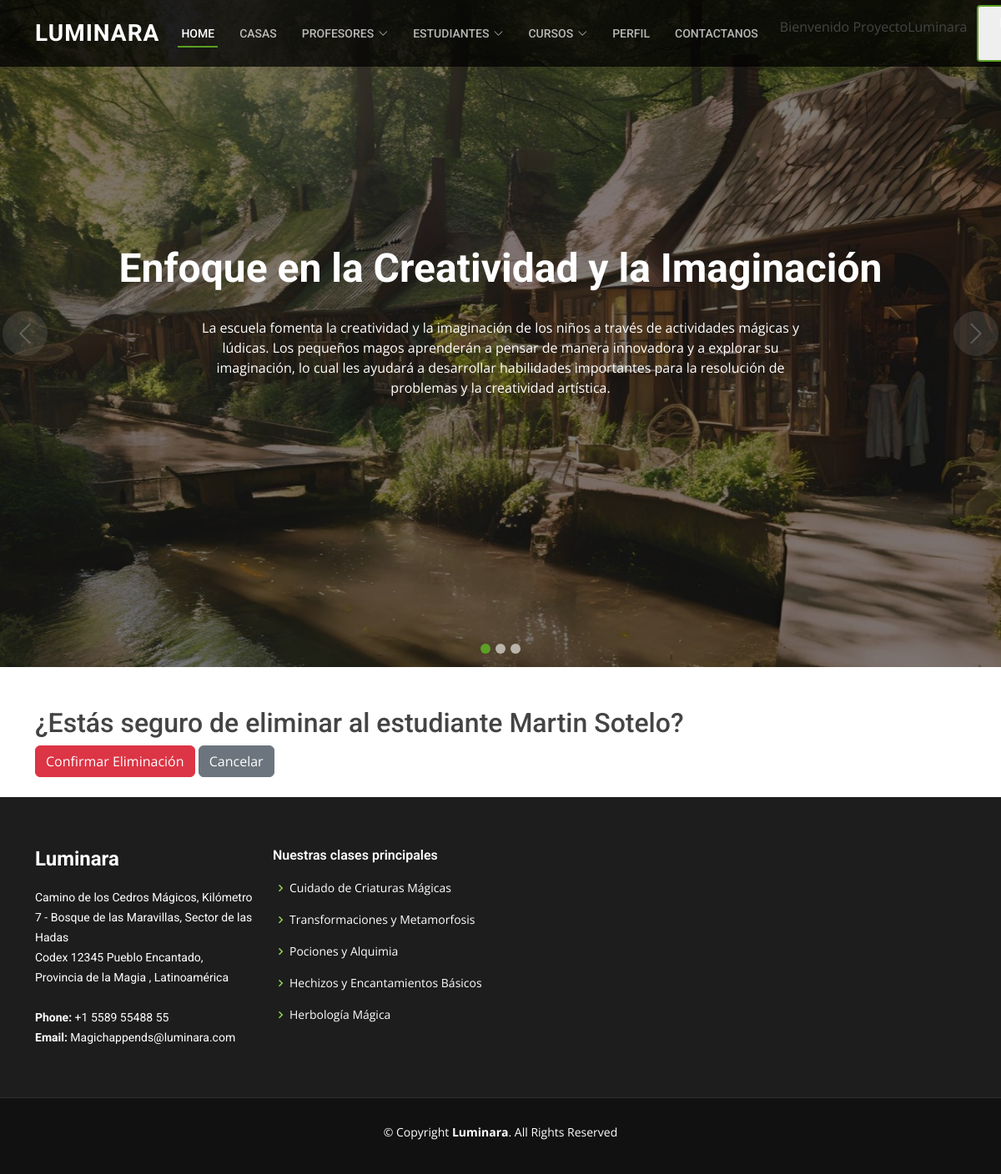
/APP-Magic/estudiantes_eliminar/5/ (signed in), run on an earlier commit of the app's database.
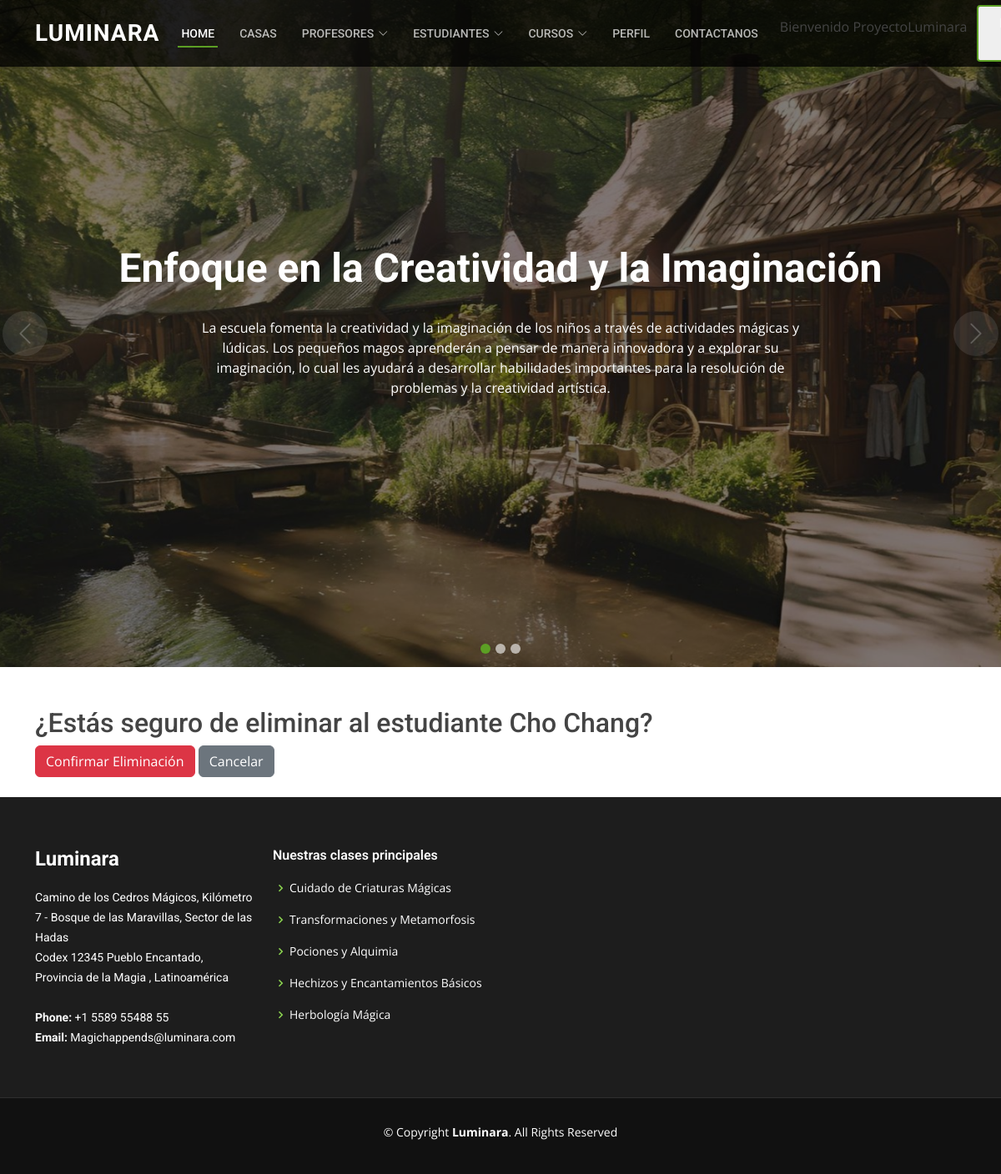
And on a later commit of the database.
### APPMagic/models.py (models this page shows, shortened)
class Estudiante(models.Model):
    nombre = models.CharField(max_length=30)
    apellido = models.CharField(max_length=30)
    email = models.EmailField(null=True)
    casa = models.ForeignKey(Casa, on_delete=models.SET_NULL, null=True)  # Nueva relación con la casa mágica
    habilidad_magica = models.CharField(max_length=100, null=True)  # Nueva habilidad mágica

### APPMagic/views.py (the view)
# urls.py: path('estudiantes_eliminar/<int:id>/', views.eliminar_estudiante, name='eliminar_estudiante'),
@staff_member_required(login_url='/APP-Magic/staffmember/')
def eliminar_estudiante(request, id):
    estudiante = get_object_or_404(Estudiante, id=id)
    if request.method == 'POST':
        estudiante.delete()
        return redirect('estudiantes_view')
    return render(request, 'eliminar_estudiante.html', {'estudiante': estudiante})

### APPMagic/templates/eliminar_estudiante.html (shortened to what this page needs)
{% extends 'Base.html' %}
{% block contenidobipolar %}
<!DOCTYPE html>
<html lang="es">
<head>
</head>
<body>
    <div class="container mt-5">
        <h2>¿Estás seguro de eliminar al estudiante {{ estudiante.nombre }} {{ estudiante.apellido }}?</h2>
        <form method="post">
            <button type="submit" class="btn btn-danger">Confirmar Eliminación</button>
            <a href="{% url 'estudiantes_view' %}" class="btn btn-secondary">Cancelar</a>
        </form>
    </div>
 <br>
</body>
</html>
{% endblock contenidobipolar %}

What changed in the data, as far as the page shows it:
changed Estudiante: nombre "Martin" → "Cho"; apellido "Sotelo" → "Chang"
